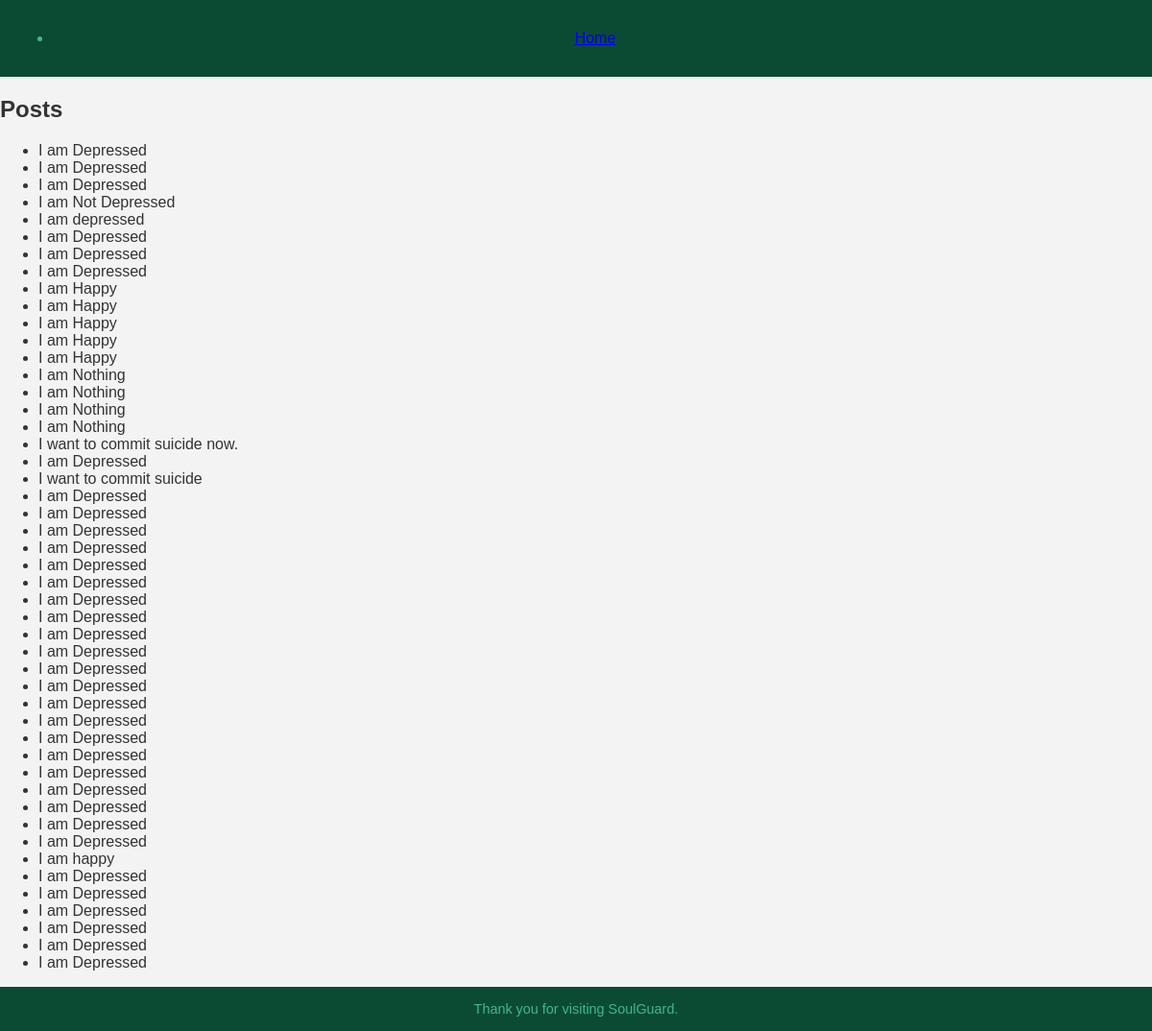
The app's page /myapp/post_list/, older data.
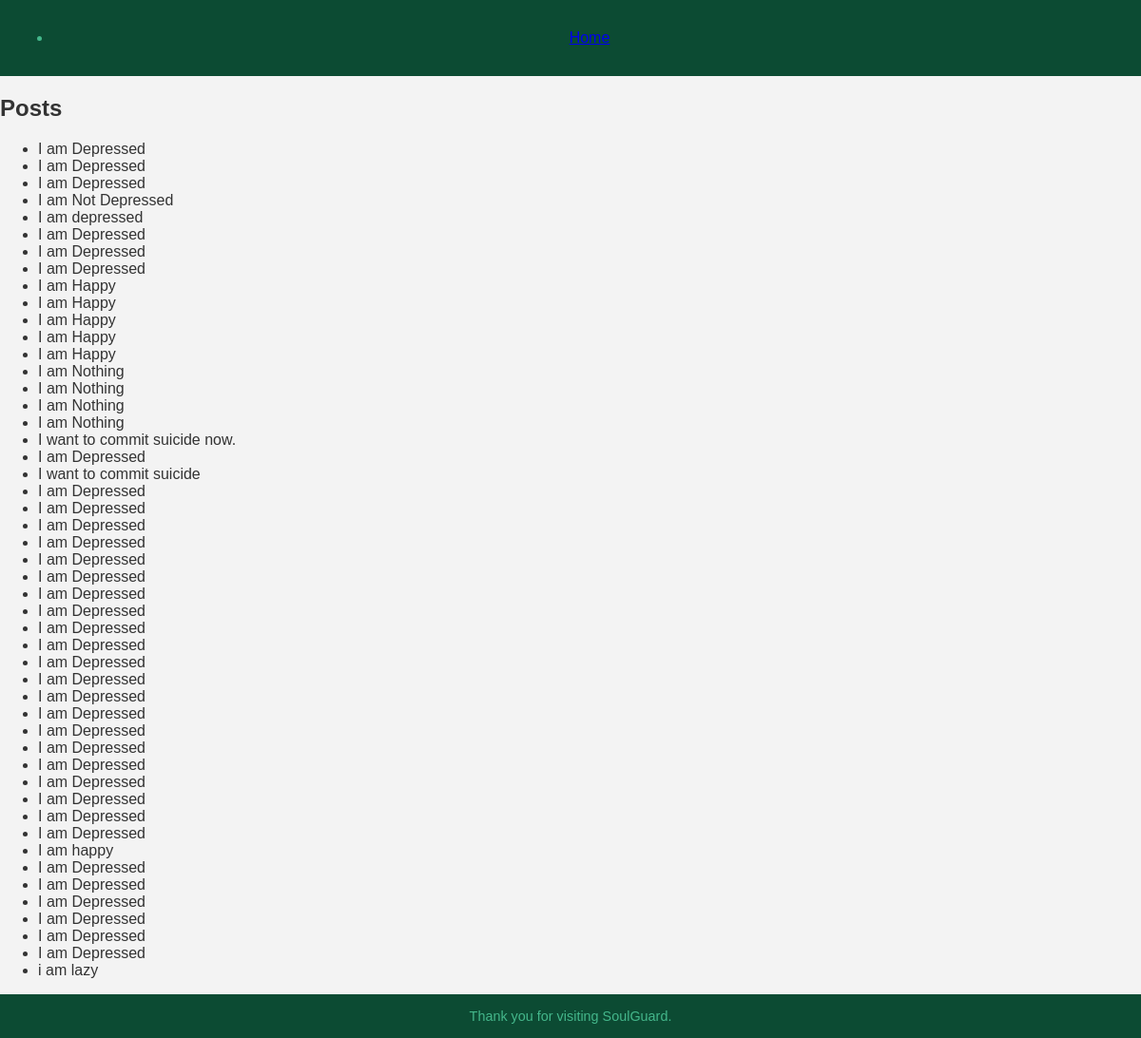
The same page, newer data.
### myapp/models.py (models this page shows)
class Post(models.Model):
    user = models.ForeignKey(User, on_delete=models.CASCADE)
    content = models.TextField()

### myapp/views.py (the view)
# urls.py: path('post_list/', post_list, name='post_list'),
def post_list(request):
    posts = Post.objects.all()  # Fetch all posts from the database
    return render(request, 'myapp/post_list.html', {'posts': posts})

### myapp/Templates/myapp/post_list.html
{% extends 'myapp/base.html' %}
{% block content %}
<h2>Posts</h2>
<ul>
    {% for post in posts %}
    <li>{{ post.content }}</li>
    {% endfor %}
</ul>
{% endblock %}

Row changes from the older to the newer data that the page shows:
added Post: content "i am lazy"
